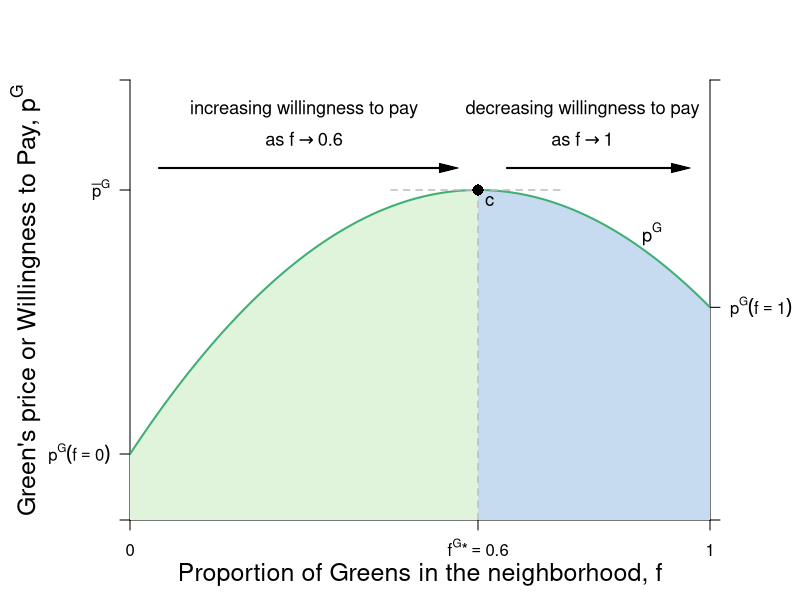

Write the R code that produced this figure.
#Graph Designer: Simon Halliday
#Authors: Bowles, Foley and Halliday
#Title: Coordination, Conflict and Competition: A Text in Microeconomics

library(shape)
pdf(file = "public_mechanism/segregation_initial.pdf", width = 8, height = 6)

#Set parameters for graphics
axislabelsize <- 1.5
labelsize <- 1.1
graphlinewidth <- 2
segmentlinewidth <- 1.5

COL <- c("#7fc97f", "#beaed4", "#fdc086", "#ffff99", "#386cb0", "#f0027f", "#bf5b17", "#666666")
COLA <- c("#e0f3db", "#99d8c9","#66c2a4","#41ae76", "#238b45", "#005824")
COLB <- c("#c6dbef", "#4eb3d3", "#2b8cbe", "#0868ac","#084081")

#Edited the margins to cater for the larger LHS labels
par(mar =  c(4, 6.5, 4, 4.5))

GreenPrice <- function(f, delta = 0.1, p = 0.1) {
  (1/2)*(f - delta)  - (1/2)*(f - delta)^2 + p 
}

BluePrice <- function(f, delta = 0.1, p = 0.1) {
  (1/2)*(f + delta)  - (1/2)*(f + delta)^2 + p
}

xlims <- c(0, 1)
ylims <- c(0, 0.3)

npts <- 501 
d1 <- seq(xlims[1], xlims[2], length.out = npts)
f1 <- seq(ylims[1], ylims[2], length.out = npts) 
a <- c(0.0625)

plot(0, 0, xlim = xlims, ylim = ylims, type = "n",
     xlab = expression(paste("")),
     ylab = expression(paste("")), 
     xaxt = "n", 
     yaxt = "n", 
     cex.lab = axislabelsize, 
     bty = "n", 
     xaxs="i", 
     yaxs="i"
)


# ticksy <- seq(from = 0, to = ylims[2], by = 0.1)
# ylabels <- seq(from = 0, to = ylims[2], by = 0.1)
# ticksx <- seq(from = 0, to = xlims[2], by = 0.1)
# xlabels <- seq(from = 0, to = xlims[2], by = 0.1)
ticksy <- c(ylims[1], GreenPrice(f = 0), GreenPrice(f = 0.6), ylims[2])
ylabels <- c(NA, expression(paste(p^G*(f == 0))), expression(paste(bar(p)^G)), NA)
ticksx <- c(xlims[1], 0.6, xlims[2])
xlabels <- c(0, expression(paste(f^{G},"*" == 0.6 )), 1)
ticksy2 <- c(ylims[1], GreenPrice(f = 1), ylims[2])
ylabels2 <- c(NA, expression(paste(p^G*(f == 1))), NA)

axis(1, at = ticksx, pos = 0, labels = xlabels)
axis(2, at = ticksy, pos = 0, labels = ylabels, las = 1)
axis(4, at = ticksy2, pos = 1, labels = ylabels2, las = 1)

npts <- 503 
xx1 <- seq(xlims[1], xlims[2], length.out = npts)
xx2 <- seq(xlims[1], 0.6, length.out = npts)
xx3 <- seq(0.6, xlims[2], length.out = npts)

#Polygon 1
xpoly1 <- c(xx2, 0.6, 0, 0)
ypoly1 <- c(GreenPrice(xx2), 0, 0, GreenPrice(0))
polygon(x = xpoly1, y = ypoly1, col=COLA[1], density=NULL, border = NA)

#Polygon 2
xpoly2 <- c(xx3, 1, 1, 0.6)
ypoly2 <- c(GreenPrice(xx3), GreenPrice(1), 0, 0)
polygon(x = xpoly2, y = ypoly2, col=COLB[1], density=NULL, border = NA)


#Draw the graphs
lines(xx1, GreenPrice(xx1), col = COLA[4], lwd = graphlinewidth)
#lines(xx1, BluePrice(xx1), col = COLB[4], lwd = graphlinewidth)

#Axis labels
mtext(expression(paste("Proportion of Greens in the neighborhood, ", f)), side = 1, line = 2.5, cex = axislabelsize)
text(-0.18, 0.5*(ylims[2]), expression(paste("Green's price or Willingness to Pay, ", p^G)), xpd = TRUE, cex = axislabelsize, srt = 90) 

#Segments and labeled points on the graphs
# segments(0.5, 0, 0.5, GreenPrice(f = 0.5), lty = 2, col = "gray" , lwd = segmentlinewidth)
# points(0.5, GreenPrice(f = 0.5), pch = 16, col = "black", cex = 1.5)
# text(0.5, GreenPrice(f = 0.5) + 0.01, expression(paste(e)), cex = labelsize)
# 
# segments(0.4, 0, 0.4, BluePrice(f = 0.4), lty = 2, col = "gray" , lwd = segmentlinewidth)
# points(0.4, BluePrice(f = 0.4), pch = 16, col = "black", cex = 1.5)
# points(0.4, GreenPrice(f = 0.4), pch = 16, col = "black", cex = 1.5)
# text(0.4-0.02, BluePrice(f = 0.4) - 0.0075, expression(paste(a)), cex = labelsize)
# text(0.4+0.02, GreenPrice(f = 0.4) - 0.005, expression(paste(b)), cex = labelsize)
# 

segments(0.45, GreenPrice(f = 0.6), 0.75, GreenPrice(f = 0.6), lty = 2, col = "gray" , lwd = segmentlinewidth)
segments(0.6, 0, 0.6, GreenPrice(f = 0.6), lty = 2, col = "gray" , lwd = segmentlinewidth)
points(0.6, GreenPrice(f = 0.6), pch = 16, col = "black", cex = 1.5)
#text(0.6 - 0.02, BluePrice(f = 0.6) - 0.005, expression(paste(d)), cex = labelsize)
text(0.6 + 0.02, GreenPrice(f = 0.6) - 0.0075, expression(paste(c)), cex = labelsize)

#Label graphs
text(0.9, GreenPrice(f = 0.9) + 0.015, expression(paste(p^G)), cex = labelsize)

#Explain the dynamics
text(0.3, 0.28, expression(paste("increasing willingness to pay")), cex = labelsize)
text(0.3, 0.26, expression(paste("as ",f %->% 0.6)), cex = labelsize)
Arrows(0.05, 0.24, 0.55, 0.24, col = "black", code = 2, lty = 1, lwd = 2, arr.type = "triangle", arr.lwd = 0.5)

text(0.78, 0.28, expression(paste("decreasing willingness to pay")), cex = labelsize)
text(0.78, 0.26, expression(paste("as ",f %->% 1)), cex = labelsize)
Arrows(0.65, 0.24, 0.95, 0.24, col = "black", code = 2, lty = 1, lwd = 2, arr.type = "triangle", arr.lwd = 0.5)


dev.off()
